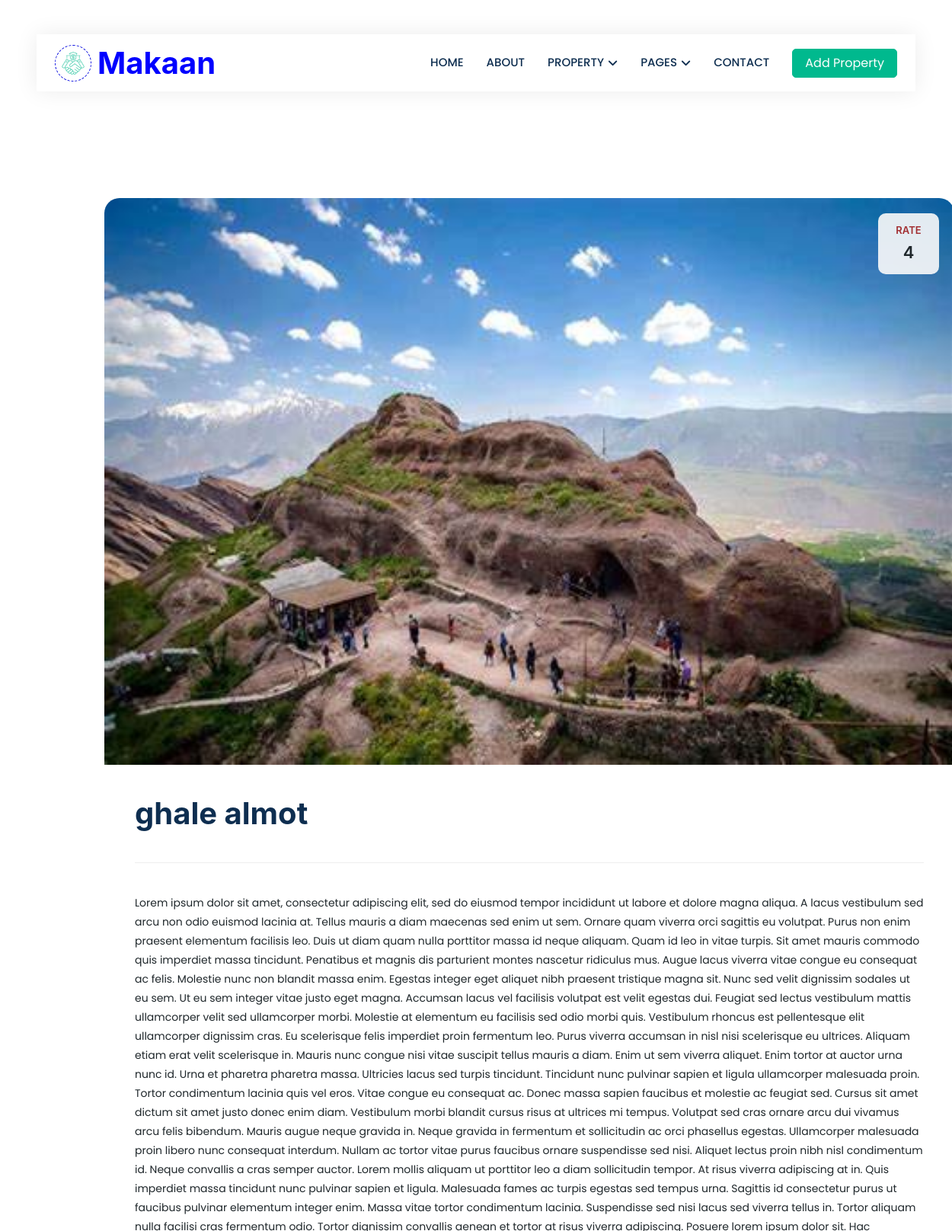
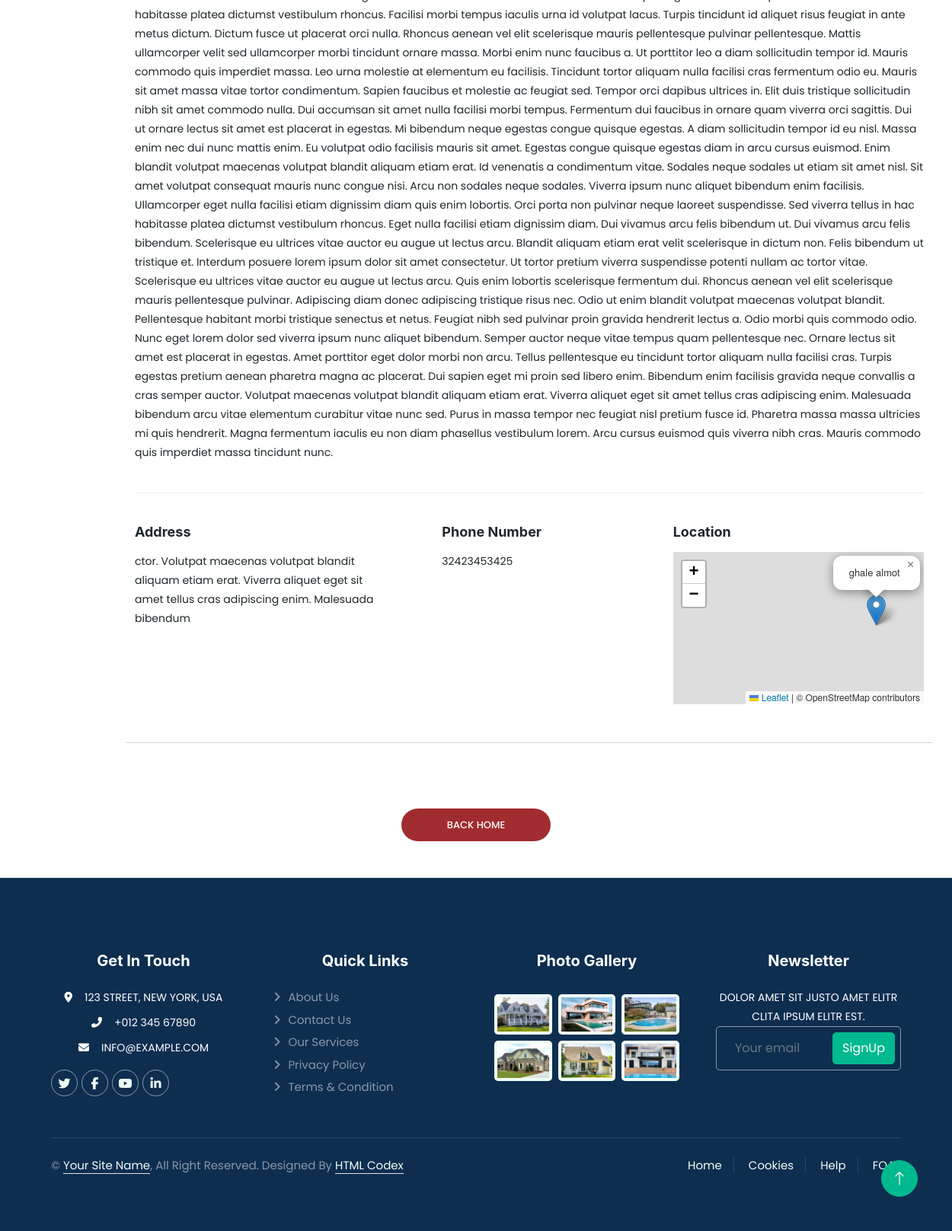
/detail/4/, run on the app's committed database (2 pictures, top to bottom).
### home/models.py (models this page shows, shortened)
class Place(models.Model):
    name = models.CharField(max_length=300)
    phone = models.IntegerField()
    description = models.TextField()
    address = models.TextField()
    rate = models.IntegerField()
    city = models.CharField(max_length=100)
    created_time=models.DateTimeField(auto_now_add=True)
    image = models.ImageField(upload_to="places/")
    location = PlainLocationField(based_fields=['city'], zoom=7)
    place_type = [
    ("Restaurant", "Restaurant"),
    ("Park", "Park"),
    ("Zoo","Zoo"),
    ("Museum","Museum"),
    ("Amusement Park","Amusement Park"),
    ("Mall","Mall"),
    ('Tower',"Tower"),
    ('Historical','Historical'),
    ("Other","Other")
    ]
    location_type = models.CharField(max_length=14,choices=place_type)
    class Meta:
        constraints = [
            models.CheckConstraint(check=models.Q(rate__lte=5), name='rate_lte_5')
        ]

### home/views.py (the view)
# urls.py: path('detail/<int:num>/',views.detail, name="detail"),
def detail(request,num):
    object = Place.objects.get(pk=num)
    return render(request , 'detail.html',{'object':object})

### templates/detail.html (shortened to what this page needs)
{% load static %}
<!DOCTYPE html>
<html lang="en">
<head>
    <link href="https://cdnjs.cloudflare.com/ajax/libs/font-awesome/5.10.0/css/all.min.css" rel="stylesheet">
    <link href="https://cdn.jsdelivr.net/npm/bootstrap-icons@1.4.1/font/bootstrap-icons.css" rel="stylesheet">
    <link href="{% static 'lib/animate/animate.min.css' %}" rel="stylesheet">
    <link href="{% static 'lib/owlcarousel/assets/owl.carousel.min.css' %}" rel="stylesheet">
    <link href="{% static 'css/bootstrap.min.css' %}" rel="stylesheet">
    <link href="{% static 'css/style.css' %}" rel="stylesheet">
    <link rel="stylesheet" href="https://unpkg.com/leaflet/dist/leaflet.css" />
    <link rel="stylesheet" href="{% static 'detail/css/templatemo-edu-meeting.css' %}">
  </head>
<body>
  <div class="container-xxl bg-white p-0">
    <div class="container-fluid nav-bar bg-transparent">
        <nav class="navbar navbar-expand-lg bg-white navbar-light py-0 px-4">
            <a href="index.html" class="navbar-brand d-flex align-items-center text-center">
                <div class="icon p-2 me-2">
                    <img class="img-fluid" src="{% static 'img/icon-deal.png' %}" alt="Icon" style="width: 30px; height: 30px;">
                </div>
                <h1 style="color:blue;" class="m-0 ">Makaan</h1>
            </a>
            <div class="collapse navbar-collapse" id="navbarCollapse">
                <div class="navbar-nav ms-auto">
                    <a href="{% url "home:home" %}" class="nav-item nav-link">Home</a>
                    <a href="{% url "home:about" %}" class="nav-item nav-link ">About</a>
                    <div class="nav-item dropdown">
                        <a href="#" class="nav-link dropdown-toggle" data-bs-toggle="dropdown">Property</a>
                    </div>
                    <div class="nav-item dropdown">
                        <a href="#" class="nav-link dropdown-toggle" data-bs-toggle="dropdown">Pages</a>
                    </div>
                    <a href="{% url "home:contact" %}" class="nav-item nav-link">Contact</a>
                </div>
                <a href="" class="btn btn-primary px-3 d-none d-lg-flex">Add Property</a>
            </div>
        </nav>
    </div>
  <section class="meetings-page" id="meetings">
    <div class="container">
      <div class="row">
        <div class="col-lg-12">
          <div class="row">
            <div style="width: 1200px; margin-left: 70px;" class="col-lg-12">
              <div class="meeting-single-item">
                <div class="thumb">
                  <div class="date">
                    <h6>Rate <span>{{object.rate}}</span></h6>
                  </div>
                  <a href="meeting-details.html"><img src="{{object.image.url}}" alt=""></a>
                </div>
                <div class="down-content">
                  <a href="meeting-details.html"><h1>{{object.name}}</h1></a>
                  <p class="description">
                  {{object.description}}
                  </p>
                  <div class="row">
                    <div class="col-lg-4">
                      <div class="location">
                        <h5>Address</h5>
                        <p>{{object.address}}</p>
                      </div>
                    </div>
                    <div class="col-lg-4">
                      <div style='margin-left:50px' class="book now">
                        <h5>Phone Number</h5>
                        <p>{{object.phone}}</p>
                      </div>
                    </div>
                    <div class="col-lg-4">
                      <div class="hours">
                        <h5>Location</h5>
                        <div id="map" style="height: 200px;"></div>
                        </div>
                    </div>
                    <hr style="margin-top: 50px;">
                    </div>
                  </div>
                </div>
              </div>
            </div>
            <div  class="col-lg-12">
              <div  class="main-button-red">
                <a href="meetings.html">Back Home</a>
              </div>
            </div>
          </div>
        </div>
      </div>
    </div>
<div class="container-fluid bg-dark text-white-50 footer pt-5 mt-5 wow fadeIn" data-wow-delay="0.1s">
  <div class="container py-5">
      <div class="row g-5">
          <div class="col-lg-3 col-md-6">
              <h5 class="text-white mb-4">Get In Touch</h5>
              <p class="mb-2"><i class="fa fa-map-marker-alt me-3"></i>123 Street, New York, USA</p>
              <p class="mb-2"><i class="fa fa-phone-alt me-3"></i>+012 345 67890</p>
              <p class="mb-2"><i class="fa fa-envelope me-3"></i>info@example.com</p>
              <div class="d-flex pt-2">
                  <a class="btn btn-outline-light btn-social" href=""><i class="fab fa-twitter"></i></a>
                  <a class="btn btn-outline-light btn-social" href=""><i class="fab fa-facebook-f"></i></a>
                  <a class="btn btn-outline-light btn-social" href=""><i class="fab fa-youtube"></i></a>
                  <a class="btn btn-outline-light btn-social" href=""><i class="fab fa-linkedin-in"></i></a>
              </div>
          </div>
          <div class="col-lg-3 col-md-6">
              <h5 class="text-white mb-4">Quick Links</h5>
              <a class="btn btn-link text-white-50" href="">About Us</a>
              <a class="btn btn-link text-white-50" href="">Contact Us</a>
              <a class="btn btn-link text-white-50" href="">Our Services</a>
              <a class="btn btn-link text-white-50" href="">Privacy Policy</a>
              <a class="btn btn-link text-white-50" href="">Terms & Condition</a>
          </div>
          <div class="col-lg-3 col-md-6">
              <h5 class="text-white mb-4">Photo Gallery</h5>
              <div class="row g-2 pt-2">
                  <div class="col-4">
                      <img class="img-fluid rounded bg-light p-1" src="{% static 'img/property-1.jpg'  %}" alt="">
                  </div>
                  <div class="col-4">
                      <img class="img-fluid rounded bg-light p-1" src="{% static 'img/property-2.jpg'  %}" alt="">
                  </div>
                  <div class="col-4">
                      <img class="img-fluid rounded bg-light p-1" src="{% static 'img/property-3.jpg'  %}" alt="">
                  </div>
                  <div class="col-4">
                      <img class="img-fluid rounded bg-light p-1" src="{% static 'img/property-4.jpg'  %}" alt="">
                  </div>
                  <div class="col-4">
                      <img class="img-fluid rounded bg-light p-1" src="{% static 'img/property-5.jpg'  %}" alt="">
                  </div>
                  <div class="col-4">
                      <img class="img-fluid rounded bg-light p-1" src="{% static 'img/property-6.jpg'  %}" alt="">
                  </div>
              </div>
          </div>
          <div class="col-lg-3 col-md-6">
              <h5 class="text-white mb-4">Newsletter</h5>
              <p>Dolor amet sit justo amet elitr clita ipsum elitr est.</p>
              <div class="position-relative mx-auto" style="max-width: 400px;">
                  <input class="form-control bg-transparent w-100 py-3 ps-4 pe-5" type="text" placeholder="Your email">
                  <button type="button" class="btn btn-primary py-2 position-absolute top-0 end-0 mt-2 me-2">SignUp</button>
              </div>
          </div>
      </div>
  </div>
  <div class="container">
      <div class="copyright">
          <div class="row">
              <div class="col-md-6 text-center text-md-start mb-3 mb-md-0">
                  &copy; <a class="border-bottom" href="#">Your Site Name</a>, All Right Reserved.
    Designed By <a class="border-bottom" href="https://htmlcodex.com">HTML Codex</a>
              </div>
              <div class="col-md-6 text-center text-md-end">
                  <div class="footer-menu">
                      <a href="">Home</a>
                      <a href="">Cookies</a>
                      <a href="">Help</a>
                      <a href="">FQAs</a>
                  </div>
              </div>
          </div>
      </div>
  </div>
</div>
<a href="#" class="btn btn-lg btn-primary btn-lg-square back-to-top"><i class="bi bi-arrow-up"></i></a>
</body>
  </body>
</html>

### statics/css/style.css (style rules this page uses)
:root { --primary: #080bdf; --secondary: #FF6922; --light: #EFFDF5; --dark: #0E2E50; }
.back-to-top { position: fixed; display: none; right: 45px; bottom: 45px; z-index: 99; }
.btn { transition: .5s; }
.btn.btn-primary, .btn.btn-secondary { color: #FFFFFF; }
.btn-lg-square { width: 48px; height: 48px; }
.btn-square, .btn-sm-square, .btn-lg-square { padding: 0; display: flex; align-items: center; justify-content: center; font-weight: normal; border-radius: 50px; }
.nav-bar { position: relative; margin-top: 45px; padding: 0 3rem; transition: .5s; z-index: 9999; }
.navbar { box-shadow: 0 0 30px rgba(0, 0, 0, .08); }
.navbar .dropdown-toggle::after { border: none; content: "\f107"; font-family: "Font Awesome 5 Free"; font-weight: 900; vertical-align: middle; margin-left: 5px; transition: .5s; }
.navbar-light .navbar-nav .nav-link { margin-right: 30px; padding: 25px 0; color: #FFFFFF; font-size: 15px; text-transform: uppercase; outline: none; }
.navbar-light .navbar-brand { height: 75px; }
.navbar-light .navbar-nav .nav-link { color: var(--dark); font-weight: 500; }
.icon { padding: 15px; display: inline-flex; align-items: center; justify-content: center; background: #FFFFFF !important; border-radius: 50px; border: 1px dashed var(--primary) !important; }
.footer .btn.btn-social { margin-right: 5px; width: 35px; height: 35px; display: flex; align-items: center; justify-content: center; color: var(--light); border: 1px solid rgba(255,255,255,0.5); border-radius: 35px; transition: .3s; }
.footer .btn.btn-link { display: block; margin-bottom: 5px; padding: 0; text-align: left; font-size: 15px; font-weight: normal; text-transform: capitalize; transition: .3s; }
.footer .btn.btn-link::before { position: relative; content: "\f105"; font-family: "Font Awesome 5 Free"; font-weight: 900; margin-right: 10px; }
.footer .form-control { border-color: rgba(255,255,255,0.5); }
.footer .copyright { padding: 25px 0; font-size: 15px; border-top: 1px solid rgba(256, 256, 256, .1); }
.footer .copyright a { color: var(--light); }
.footer .footer-menu a { margin-right: 15px; padding-right: 15px; border-right: 1px solid rgba(255, 255, 255, .1); }
.footer .footer-menu a:last-child { margin-right: 0; padding-right: 0; border-right: none; }

### data on the page
Place: rate "4", image (picture), name "ghale almot", description "Lorem ipsum dolor sit amet, consectetur adipiscing elit, sed do eiusmod tempor incididunt ut labore et dolore magna aliqua. A lacus vestibulum sed arcu non odio euismod lacinia at. Tellus mauris a diam maecenas sed enim ut sem. Ornare quam viverra orci sagittis eu volutpat. Purus non enim praesent elementum facilisis leo. Duis ut diam quam nulla porttitor massa id neque aliquam. Quam id leo in vitae turpis. Sit amet mauris commodo quis imperdiet massa tincidunt. Penatibus et magnis dis parturient montes nascetur ridiculus mus. Augue lacus viverra vitae congue eu consequat ac felis. Molestie nunc non blandit massa enim. Egestas integer eget aliquet nibh praesent tristique magna sit. Nunc sed…", address "ctor. Volutpat maecenas volutpat blandit aliquam etiam erat. Viverra aliquet eget sit amet tellus cras adipiscing enim. Malesuada bibendum", phone "32423453425"
